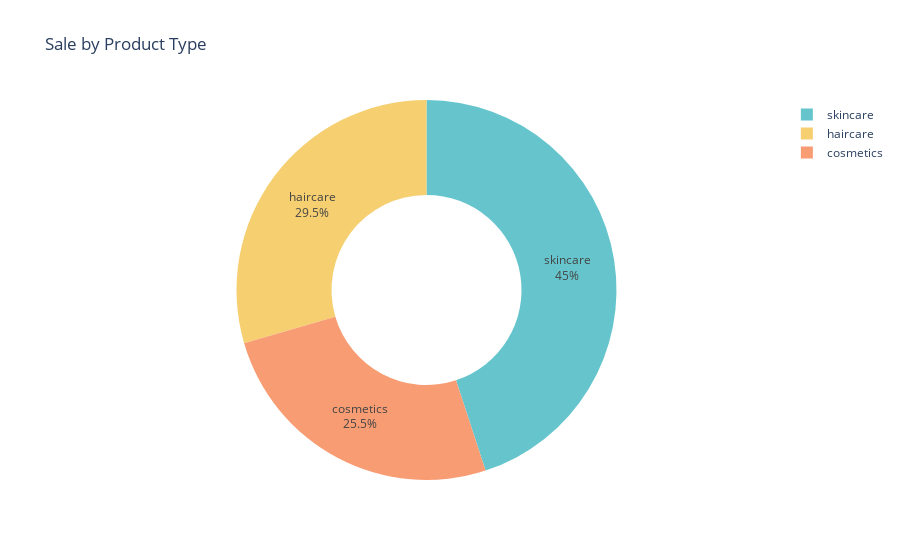

Notebook code for this chart:
### Code cell
sale_information  =  df.groupby('Product type')['Number of products sold'].sum().reset_index()  
  
pie_charts  =  px.pie(sale_information, values = 'Number of products sold', names = 'Product type',   
                   title = 'Sale by Product Type',   
                   hover_data = ['Number of products sold'],  
                   hole = 0.5,  
                   color_discrete_sequence = px.colors.qualitative.Pastel)  
                   
pie_charts.update_traces(textposition = 'inside', textinfo = 'percent + label')  
  
pie_charts.show()

### Figure 1 — Plotly figure (JSON) as saved in the notebook; plotly's stock layout.template omitted (floating-point values rounded to 4 significant figures)
{"data": [{"customdata": [[11757], [13611], [20731]], "domain": {"x": [0, 1], "y": [0, 1]}, "hole": 0.5, "hovertemplate": "Product type=%{label}<br>Number of products sold=%{customdata[0]}<extra></extra>", "labels": ["cosmetics", "haircare", "skincare"], "legendgroup": "", "name": "", "showlegend": true, "textinfo": "percent+label", "textposition": "inside", "type": "pie", "values": [11757, 13611, 20731]}], "layout": {"legend": {"tracegroupgap": 0}, "piecolorway": ["rgb(102, 197, 204)", "rgb(246, 207, 113)", "rgb(248, 156, 116)", "rgb(220, 176, 242)", "rgb(135, 197, 95)", "rgb(158, 185, 243)", "rgb(254, 136, 177)", "rgb(201, 219, 116)", "rgb(139, 224, 164)", "rgb(180, 151, 231)", "rgb(179, 179, 179)"], "title": {"text": "Sale by Product Type"}}}
